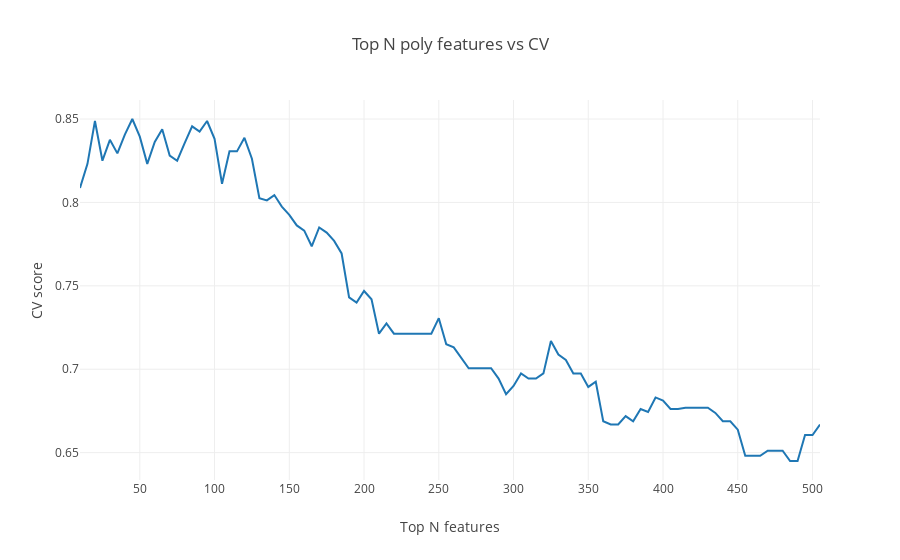

The cell this chart's notebook holds for it:
### Code cell
data = [go.Scatter(
        x = list(range(10, 510, 5)),
        y = [np.round(np.mean(i), 4) for i in sc],
        name = 'CV scores'
    )]
layout = go.Layout(dict(title = "Top N poly features vs CV",
                  xaxis = dict(title = 'Top N features'),
                  yaxis = dict(title = 'CV score'),
                  ))
py.iplot(dict(data=data, layout=layout), filename='basic-line')
